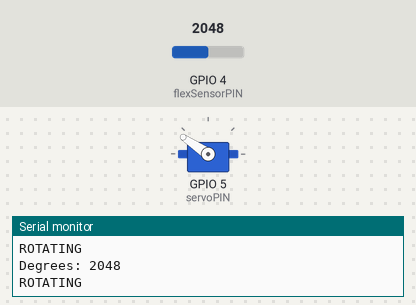
Recording of a sketch running on a simulated ESP32. On the bench: servo, the last lines printed to the serial monitor. Inputs (shaded band) come from the test bench; at power-on: GPIO 4 (flexSensorPIN) = 2048.

Above: at 1.3 s.
1.4 s: GPIO 4 (flexSensorPIN) set to 2866
At 2.5 s:
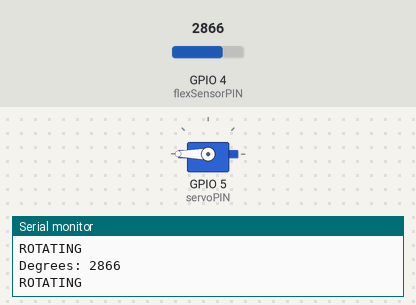
3.0 s: GPIO 4 (flexSensorPIN) set to 1228
At 3.7 s:
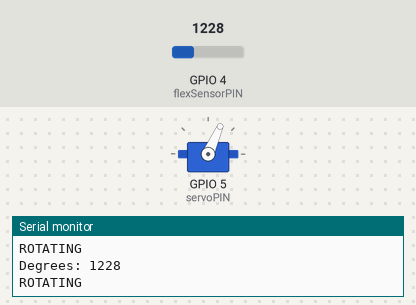
4.5 s: GPIO 4 (flexSensorPIN) set to 0
At 4.9 s:
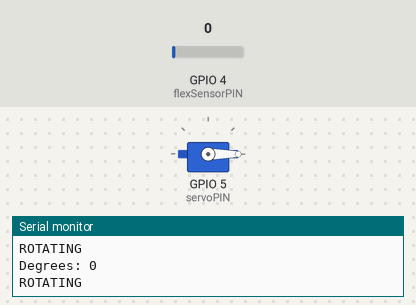
6.0 s: GPIO 4 (flexSensorPIN) set to 491
At 7.2 s:
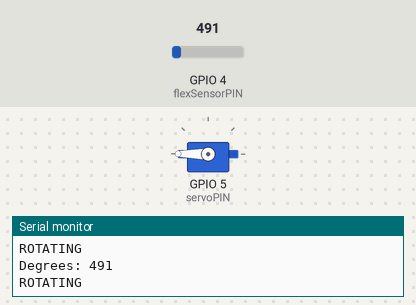
7.5 s: GPIO 4 (flexSensorPIN) set to 525
At 8.4 s:
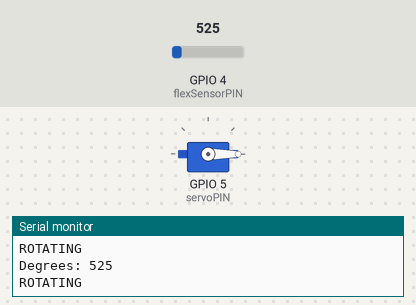
Timing chart, 0 to 10.0 s (numbered marks = the images above; inputs shaded):
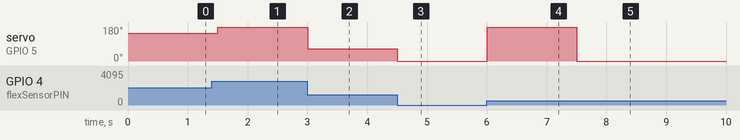

Measured:
- the behaviour switches between 499 and 500 on GPIO 4 (flexSensorPIN) (found by bisection; images 4 and 5)
- after the input at 1.4 s, servo on GPIO 5 (servoPIN): 146° → 180° after 0.10 s
- after the input at 3.0 s, servo on GPIO 5 (servoPIN): 180° → 66° at once
- after the input at 4.5 s, servo on GPIO 5 (servoPIN): 66° → 0° at once
- after the input at 6.0 s, servo on GPIO 5 (servoPIN): 0° → 180° at once
- after the input at 7.5 s, servo on GPIO 5 (servoPIN): 180° → 0° at once

The sketch:

flexSensor_ServoBasic.ino
```cpp
/* NOTE: CURRENTLY NOT WORKING (In progress). The flex sensor seems to only
output a value of "0." Need to check wiring and code logic. GOAL is to use the
flex sensor and bend it to make the servo rotate different amounts of degrees. */

#include <ESP32Servo.h>

Servo aurafullServo;
int servoPIN = 5;
int flexSensorPIN = 4;
int delayTime = 500;
int val = 0;
double scaleFactor = 1.0 / 180.0;

void setup() {
  Serial.begin(74880);
  aurafullServo.attach(servoPIN);
  pinMode(flexSensorPIN, INPUT);
}

void loop() {
  val = analogRead(flexSensorPIN);
  Serial.print("Degrees: ");
  Serial.println(val);


  Serial.println("ROTATING");
  aurafullServo.write(val); // sets the servo position (valid values are 0 to 108)
  delay(delayTime);

  /*
  Serial.println("ROTATING");
  aurafullServo.write(180); // sets the servo position (valid values are 0 to 108)
  delay(delayTime);
  */
}
```
